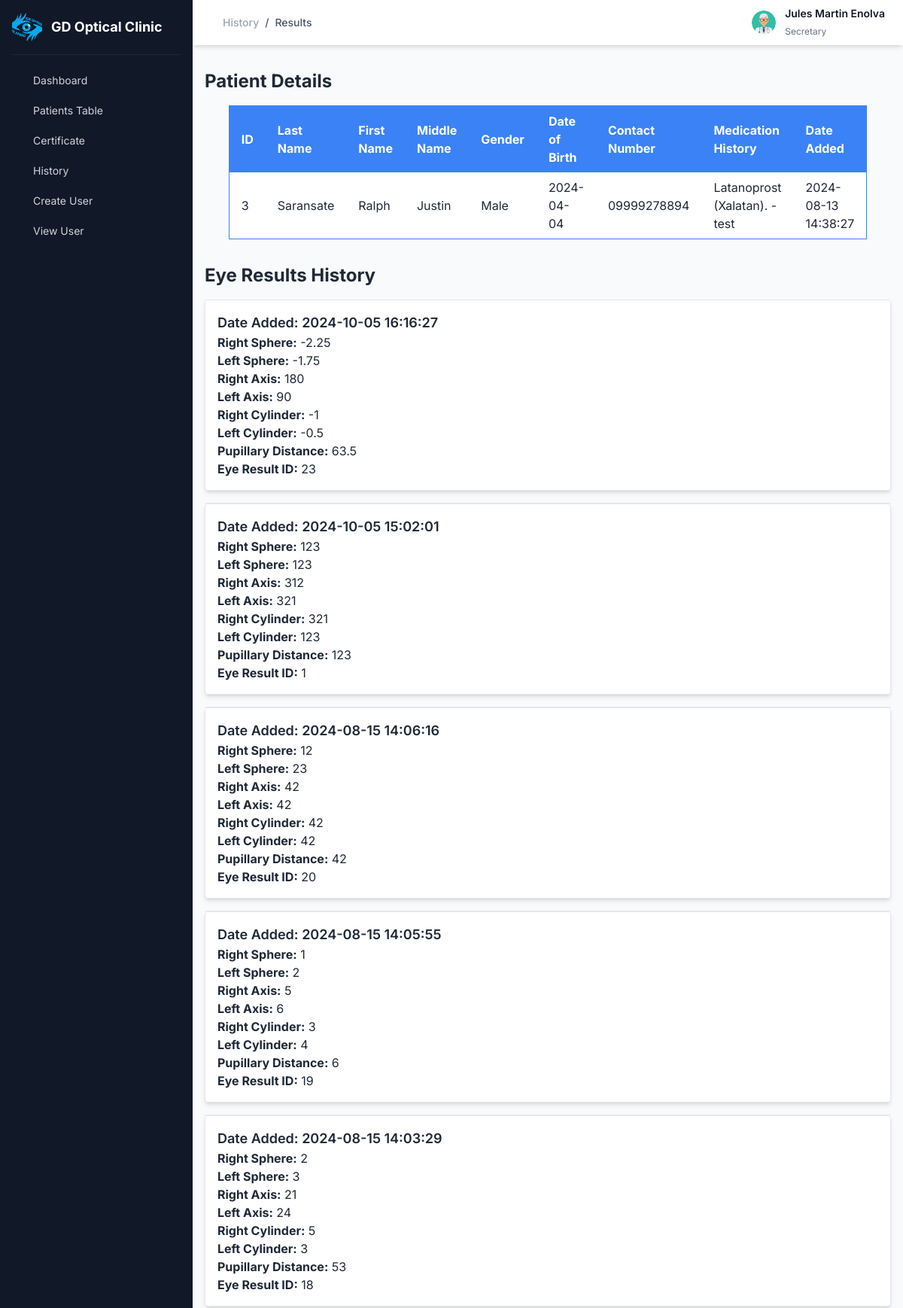
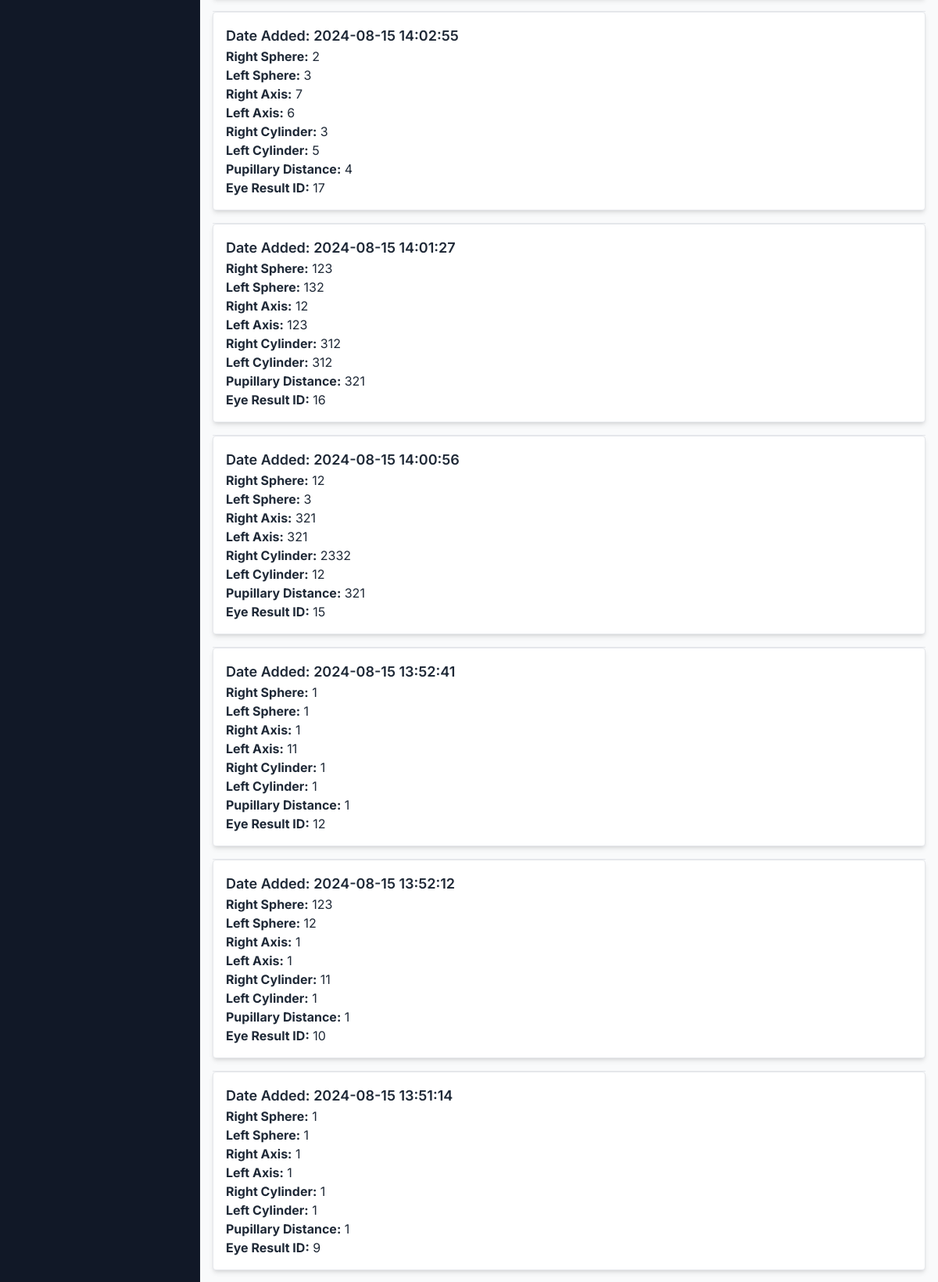
The app's page /pages/doctor_history_result.php?id=3 (signed in, upper part) with its own data (2 pictures, top to bottom).
### tables this page shows
CREATE TABLE `accounts` (
  `accounts_id` int(11) NOT NULL,
  `username` varchar(50) NOT NULL,
  `password` varchar(255) NOT NULL,
  `fullname` varchar(100) NOT NULL,
  `gender` enum('male','female','other') NOT NULL,
  `birthdate` date NOT NULL,
  `address` varchar(255) NOT NULL,
  `contact_number` varchar(20) NOT NULL,
  `account_type` enum('doctor','secretary') NOT NULL DEFAULT 'secretary'
);

CREATE TABLE `patients` (
  `patients_id` int(6) NOT NULL,
  `first_name` varchar(255) NOT NULL,
  `last_name` varchar(255) NOT NULL,
  `middle_name` varchar(255) DEFAULT NULL,
  `address` varchar(255) NOT NULL,
  `medication_history` text DEFAULT NULL,
  `date_of_birth` date NOT NULL,
  `gender` varchar(10) NOT NULL,
  `contact_no` varchar(15) NOT NULL,
  `date_added` timestamp NOT NULL DEFAULT current_timestamp() ON UPDATE current_timestamp()
);

CREATE TABLE `eye_result` (
  `eye_result_id` int(11) NOT NULL,
  `patients_id` int(11) NOT NULL,
  `r_sphere` varchar(255) NOT NULL,
  `l_sphere` varchar(255) NOT NULL,
  `r_cylinder` varchar(255) NOT NULL,
  `l_cylinder` varchar(255) NOT NULL,
  `r_axis` varchar(255) NOT NULL,
  `l_axis` varchar(255) NOT NULL,
  `pd` varchar(255) NOT NULL,
  `diagnosis` text NOT NULL,
  `date_added` timestamp NOT NULL DEFAULT current_timestamp() ON UPDATE current_timestamp()
);

### pages/doctor_history_result.php (the view, shortened to what this page needs)
<?php
include('db.php');
if (isset($_GET['id'])) {
    $id = intval($_GET['id']);
    $sql = "SELECT * FROM patients WHERE patients_id = $id";
    $result = $conn->query($sql);
    if ($result->num_rows > 0) {
        $patient = $result->fetch_assoc();
    } else {
        echo "Record not found";
        exit;
    }
    $sql_eye_results = "SELECT * FROM eye_result WHERE patients_id = $id ORDER BY date_added DESC";
    $eye_results_result = $conn->query($sql_eye_results);
} else {
    echo "Invalid request";
    exit;
}
$user_fullname = '';
$user_role = '';
if (isset($_SESSION['username'])) {
    $username = $_SESSION['username'];
    $stmt = $conn->prepare("SELECT fullname, account_type FROM accounts WHERE username = ?");
    $stmt->bind_param("s", $username);
    $stmt->execute();
    $result = $stmt->get_result();
    if ($result->num_rows === 1) {
        $row = $result->fetch_assoc();
        $user_fullname = $row['fullname'];
        $user_role = $row['account_type'];
    }
} else {
    header("Location: login.php");
    exit();
}
?>
<!DOCTYPE html>
<html lang="en">
<head>
    <link rel="stylesheet" href="https://cdnjs.cloudflare.com/ajax/libs/font-awesome/6.0.0-beta3/css/all.min.css">
    <link href="https://cdn.jsdelivr.net/npm/tailwindcss@2.2.19/dist/tailwind.min.css" rel="stylesheet">
</head>
<body>
<main class="w-full md:w-[calc(100%-256px)] md:ml-64 bg-gray-50 min-h-screen transition-all">
    <div class="py-2 px-6 bg-white flex items-center shadow-md sticky top-0 z-30">
        <ul class="flex items-center text-sm ml-4">
            <li class="mr-2">
                <a href="doctor_history.php" class="text-gray-400 hover:text-gray-600 font-medium">History</a>
            </li>
            <li class="text-gray-600 mr-2 font-medium">/</li>
        <li class="text-gray-600 mr-2 font-medium">Results</li>
        </ul>
        <div class="ml-auto flex items-center">
            <div class="dropdown ml-3">
                <button type="button" class="dropdown-toggle flex items-center">
                    <img src="../images/profile.png" alt="Profile Image" class="w-8 h-8 rounded-full block object-cover">
                </button>
            </div>
            <div class="user-details ml-3">
                <span class="name text-sm font-semibold text-gray-900 block"><?php echo htmlspecialchars($user_fullname); ?></span>
                <span class="role text-xs text-gray-500"><?php echo ucfirst(htmlspecialchars($user_role)); ?></span>
            </div>
        </div>
    </div>
    <div class="container mx-auto px-4 py-8">
        <h2 class="text-2xl font-bold mb-4">Patient Details</h2>
        <table class="w-full border-collapse border border-blue-500 max-w-xl mt-4 mx-auto">
            <thead>
                <tr class="bg-blue-500 text-white">
                    <th class="py-2 px-4 text-left">ID</th>
                    <th class="py-2 px-4 text-left">Last Name</th>
                    <th class="py-2 px-4 text-left">First Name</th>
                    <th class="py-2 px-4 text-left">Middle Name</th>
                    <th class="py-2 px-4 text-left">Gender</th>
                    <th class="py-2 px-4 text-left">Date of Birth</th>
                    <th class="py-2 px-4 text-left">Contact Number</th>
                    <th class="py-2 px-4 text-left">Medication History</th>
                    <th class="py-2 px-4 text-left">Date Added</th>
                </tr>
            </thead>
            <tbody>
                <tr class="bg-white border-b border-blue-500">
                    <td class="py-2 px-4"><?php echo $patient['patients_id']; ?></td>
                    <td class="py-2 px-4"><?php echo $patient['last_name']; ?></td>
                    <td class="py-2 px-4"><?php echo $patient['first_name']; ?></td>
                    <td class="py-2 px-4"><?php echo $patient['middle_name']; ?></td>
                    <td class="py-2 px-4"><?php echo $patient['gender']; ?></td>
                    <td class="py-2 px-4"><?php echo $patient['date_of_birth']; ?></td>
                    <td class="py-2 px-4"><?php echo $patient['contact_no']; ?></td>
                    <td class="py-2 px-4"><?php echo $patient['medication_history']; ?></td>
                    <td class="py-2 px-4"><?php echo $patient['date_added']; ?></td>
                </tr>
            </tbody>
        </table>
        <h2 class="text-2xl font-bold mt-8">Eye Results History</h2>
<div class="eye-results-container mt-4">
    <?php if ($eye_results_result->num_rows > 0): ?>
        <?php while ($eye_row = $eye_results_result->fetch_assoc()): ?>
            <div class="eye-result-box border p-4 mb-4 bg-white shadow-md rounded">
                <h3 class="text-lg font-semibold">Date Added: <?php echo $eye_row['date_added']; ?></h3>
                <p><strong>Right Sphere:</strong> <?php echo $eye_row['r_sphere']; ?></p>
                <p><strong>Left Sphere:</strong> <?php echo $eye_row['l_sphere']; ?></p>
                <p><strong>Right Axis:</strong> <?php echo $eye_row['r_axis']; ?></p>
                <p><strong>Left Axis:</strong> <?php echo $eye_row['l_axis']; ?></p>
                <p><strong>Right Cylinder:</strong> <?php echo $eye_row['r_cylinder']; ?></p>
                <p><strong>Left Cylinder:</strong> <?php echo $eye_row['l_cylinder']; ?></p>
                <p><strong>Pupillary Distance:</strong> <?php echo $eye_row['pd']; ?></p>
                <p><strong>Eye Result ID:</strong> <?php echo $eye_row['eye_result_id']; ?></p>
            </div>
        <?php endwhile; ?>
    <?php else: ?>
        <p>No eye results found</p>
    <?php endif; ?>
</div>
    </div>
    <?php include('doctor_homepage.php'); ?>
</body>
</html>

### records on screen
accounts: fullname "Jules Martin Enolva", account_type "Secretary"
patients: patients_id "3", last_name "Saransate", first_name "Ralph", middle_name "Justin", gender "Male", date_of_birth "2024-04-04", contact_no "09999278894", medication_history "Latanoprost (Xalatan). - test", date_added "2024-08-13 14:38:27"
eye_result: date_added "2024-10-05 16:16:27", r_sphere "-2.25", l_sphere "-1.75", r_axis "180", l_axis "90", r_cylinder "-1", l_cylinder "-0.5", pd "63.5", eye_result_id "23"
eye_result: date_added "2024-10-05 15:02:01", r_sphere "123", l_sphere "123", r_axis "312", l_axis "321", r_cylinder "321", l_cylinder "123", pd "123", eye_result_id "1"
eye_result: date_added "2024-08-15 14:06:16", r_sphere "12", l_sphere "23", r_axis "42", l_axis "42", r_cylinder "42", l_cylinder "42", pd "42", eye_result_id "20"
eye_result: date_added "2024-08-15 14:05:55", r_sphere "1", l_sphere "2", r_axis "5", l_axis "6", r_cylinder "3", l_cylinder "4", pd "6", eye_result_id "19"
eye_result: date_added "2024-08-15 14:03:29", r_sphere "2", l_sphere "3", r_axis "21", l_axis "24", r_cylinder "5", l_cylinder "3", pd "53", eye_result_id "18"
eye_result: date_added "2024-08-15 14:02:55", r_sphere "2", l_sphere "3", r_axis "7", l_axis "6", r_cylinder "3", l_cylinder "5", pd "4", eye_result_id "17"
eye_result: date_added "2024-08-15 14:01:27", r_sphere "123", l_sphere "132", r_axis "12", l_axis "123", r_cylinder "312", l_cylinder "312", pd "321", eye_result_id "16"
eye_result: date_added "2024-08-15 14:00:56", r_sphere "12", l_sphere "3", r_axis "321", l_axis "321", r_cylinder "2332", l_cylinder "12", pd "321", eye_result_id "15"
eye_result: date_added "2024-08-15 13:52:41", r_sphere "1", l_sphere "1", r_axis "1", l_axis "11", r_cylinder "1", l_cylinder "1", pd "1", eye_result_id "12"
eye_result: date_added "2024-08-15 13:52:12", r_sphere "123", l_sphere "12", r_axis "1", l_axis "1", r_cylinder "11", l_cylinder "1", pd "1", eye_result_id "10"
eye_result: date_added "2024-08-15 13:51:14", r_sphere "1", l_sphere "1", r_axis "1", l_axis "1", r_cylinder "1", l_cylinder "1", pd "1", eye_result_id "9"
